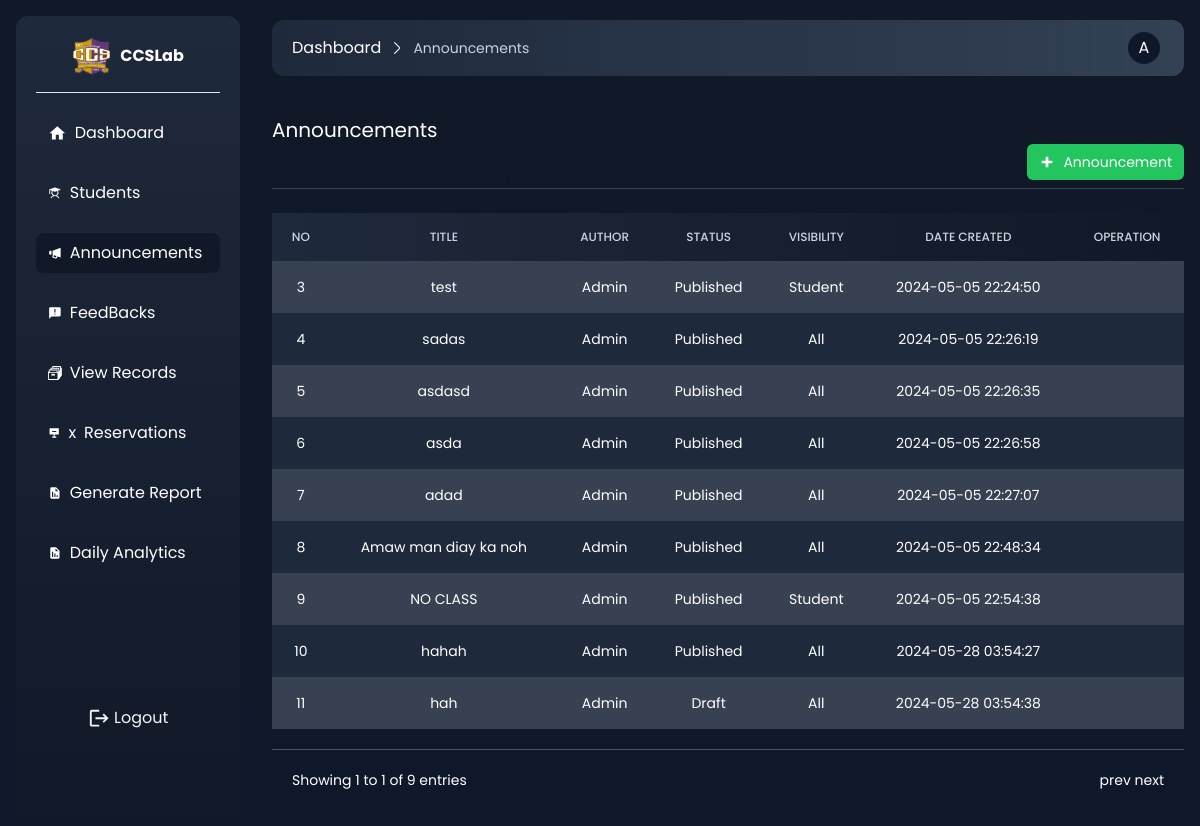
The app's page /admin/announcement.php (signed in) with its own data.
### tables this page shows
CREATE TABLE `announcement` (
  `id` int(11) NOT NULL,
  `title` varchar(254) NOT NULL,
  `content` varchar(254) NOT NULL,
  `status` int(11) NOT NULL,
  `visibility` varchar(254) NOT NULL,
  `date_created` datetime NOT NULL DEFAULT current_timestamp(),
  `date_updated` datetime DEFAULT NULL
);

### admin/functions.php (called while the page is built, shortened)
<?php
function get_announcements($connect)
{
    $sentence = $connect->prepare("SELECT * FROM announcement");
    $sentence->execute();
    return $sentence->fetchAll(PDO::FETCH_ASSOC);
}

### admin/views/announcement.view.php (the view, shortened to what this page needs)
<div class="mt-10 flex flex-col relative gap-6">
    <div class="border-b pb-2 border-gray-700">
        <h1 class="text-xl"><?php echo $page_title;?></h1>
          <div class="flex justify-end">
            <div id="add"  class="cursor-pointer flex items-center  gap-2 bg-green-500 text-white px-3 p-2 rounded-md">
                <svg xmlns="http://www.w3.org/2000/svg" width="1em" height="1em" viewBox="0 0 24 24"><path fill="currentColor" d="M20 14h-6v6h-4v-6H4v-4h6V4h4v6h6z"></path></svg>
                <button  class="text-sm">Announcement</button>
            </div>
        </div>
    </div>
    <div class="overflow-x-auto">
            <table class="w-full text-sm text-left rtl:text-right text-gray-500 dark:text-gray-400 ">
                <thead class="text-xs bg-gradient-to-l to-slate-800 from-gray-900 uppercase ">
                    <tr>
                        <th class="border px-4 py-4 font-medium border-none text-slate-300 text-center font-bold">NO</th>
                        <th class="border px-4 py-4 font-medium border-none text-slate-300 text-center">TITLE</th>
                        <th class="border px-4 py-4 font-medium border-none text-slate-300 text-center">Author</th>
                        <th class="border px-4 py-4 font-medium border-none text-slate-300 text-center">Status</th>
                        <th class="border px-4 py-4 font-medium border-none text-slate-300 text-center">Visibility</th>
                        <th class="border px-4 py-4 font-medium border-none text-slate-300 text-center">Date Created</th>
                        <th class="border px-4 py-4 font-medium border-none text-slate-300 text-center">Operation</th>
                    </tr>
                </thead>
                <tbody id="tbody" class="relative">
                    <?php foreach($announcements as $announcement) : ?>
                    <tr class="odd:bg-gray-700 bg-slate-800">
                            <td class="border px-4 py-4 border-none text-center text-xs md:text-sm text-white"><?php echo $announcement['id'];?></td>
                            <td class="border px-4 py-4 border-none text-center text-xs md:text-sm text-white"><?php echo $announcement['title'];?></td>
                            <td class="border px-4 py-4 border-none text-center text-xs md:text-sm text-white">Admin</td>
                            <td class="border px-4 py-4 border-none text-center text-xs md:text-sm text-white"><?php echo ($announcement['status'] == 1 ? "Published" :"Draft")?></td>
                            <td class="border px-4 py-4 border-none text-center text-xs md:text-sm text-white"><?php echo $announcement['visibility'];?></td>
                            <td class="border px-4 py-4 border-none text-center text-xs md:text-sm text-white"><?php echo $announcement['date_created'];?></td>
                            <td class="border px-4 py-4 border-none text-center text-xs md:text-sm text-white"><?php echo $announcement['date_updated'];?></td>
                    </tr>
                    <?php endforeach; ?>
                </tbody>
            </table>
            <div class="p-5 flex justify-between text-sm mt-5 border-t border-gray-600">
                <div>
                    Showing 1 to 1 of <?php echo count($announcements); ?> entries
                </div>
                <div>
                    prev next
                </div>
            </div>
        </div>
</div>

### assets/chosen.css (style rules this page uses)
* { margin: 0; padding: 0; box-sizing: border-box; font-family: "Poppins", sans-serif; }

### records on screen
announcement: id "3", title "test", status "Published", visibility "Student", date_created "2024-05-05 22:24:50"
announcement: id "4", title "sadas", status "Published", visibility "All", date_created "2024-05-05 22:26:19"
announcement: id "5", title "asdasd", status "Published", visibility "All", date_created "2024-05-05 22:26:35"
announcement: id "6", title "asda", status "Published", visibility "All", date_created "2024-05-05 22:26:58"
announcement: id "7", title "adad", status "Published", visibility "All", date_created "2024-05-05 22:27:07"
announcement: id "8", title "Amaw man diay ka noh", status "Published", visibility "All", date_created "2024-05-05 22:48:34"
announcement: id "9", title "NO CLASS", status "Published", visibility "Student", date_created "2024-05-05 22:54:38"
announcement: id "10", title "hahah", status "Published", visibility "All", date_created "2024-05-28 03:54:27"
announcement: id "11", title "hah", status "Draft", visibility "All", date_created "2024-05-28 03:54:38"

### other values on screen
$page_title "Announcements"
$_SESSION['first_name'][0] "A"
count($announcements) "9"
